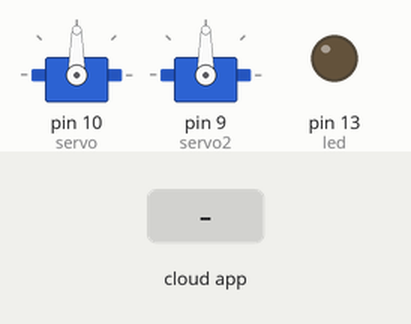
The sketch below on a simulated Arduino Uno, built with avr-gcc and run on an emulated ATmega328P. Shown: 2 × servo, output pins drawn as LEDs (lit = HIGH). The test bench sets the inputs (shaded band). The ROS host is connected and sends only what is stated.

Above: at 1.2 s.
1.3 s: the phone or cloud app sets servo to 0
At 1.8 s:
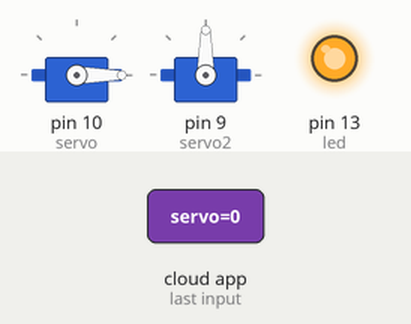
2.8 s: the phone or cloud app sets servo2 to 0
At 4.0 s:
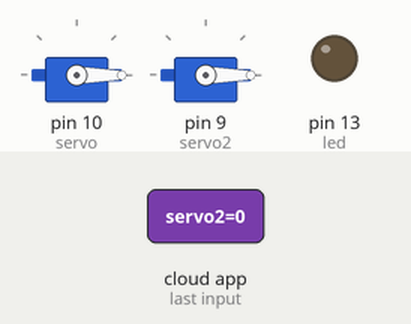
4.3 s: the phone or cloud app sets servo to 45
At 5.3 s:
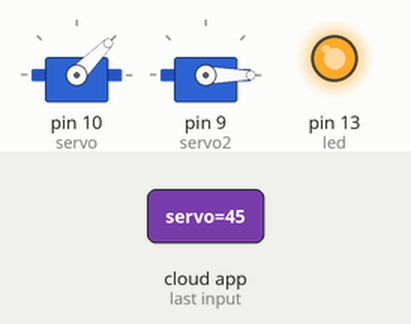
5.8 s: the phone or cloud app sets servo2 to 45
At 6.5 s:
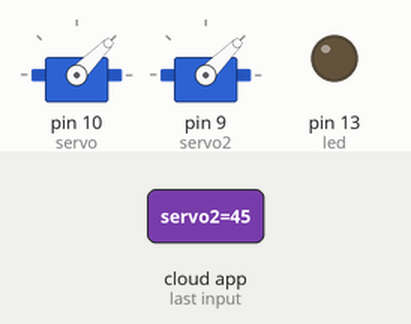
7.3 s: the phone or cloud app sets servo to 90
At 7.6 s:
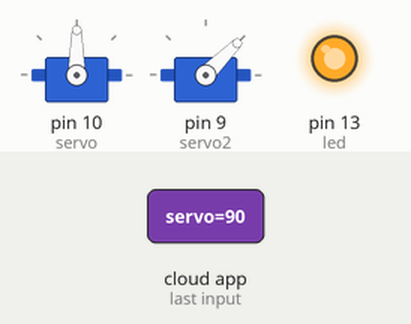
8.8 s: the phone or cloud app sets servo2 to 180
At 9.9 s:
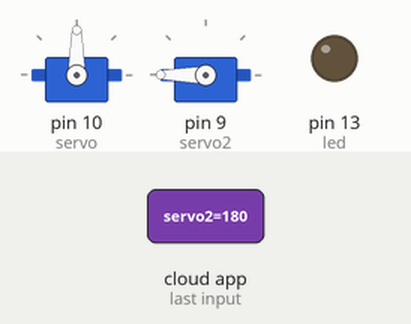
Timing chart, 0 to 11.3 s (numbered marks = the images above; inputs shaded):
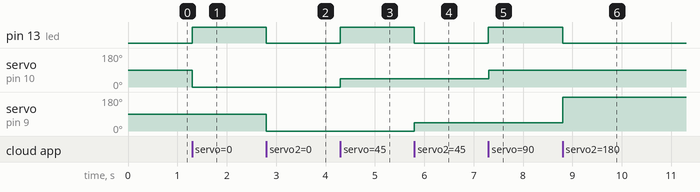

The sketch:

ServoControlRos.ino
```cpp
/*
 * rosserial Servo Control Example
 *
 * This sketch demonstrates the control of hobby R/C servos
 * using ROS and the arduiono
 *
 * For the full tutorial write up, visit
 * www.ros.org/wiki/rosserial_arduino_demos
 *
 * For more information on the Arduino Servo Library
 * Checkout :
 * http://www.arduino.cc/en/Reference/Servo
 */

#if (ARDUINO >= 100)
 #include <Arduino.h>
#else
 #include <WProgram.h>
#endif

#include <Servo.h>
#include <ros.h>
#include <std_msgs/UInt16.h>

ros::NodeHandle  nh;

Servo servo;
Servo servo2;

void servo_cb( const std_msgs::UInt16& cmd_msg){
  servo.write(cmd_msg.data); //set servo angle, should be from 0-180
  digitalWrite(13, HIGH-digitalRead(13));  //toggle led
}

void servo_cb2( const std_msgs::UInt16& cmd_msg){
  servo2.write(cmd_msg.data); //set servo angle, should be from 0-180
  digitalWrite(13, HIGH-digitalRead(13));  //toggle led
}


ros::Subscriber<std_msgs::UInt16> sub("servo", servo_cb);
ros::Subscriber<std_msgs::UInt16> sub2("servo2", servo_cb2);

void setup(){
  pinMode(13, OUTPUT);

  nh.initNode();
  nh.subscribe(sub);
  nh.subscribe(sub2);


  servo.attach(10); //attach it to pin 9
  servo2.attach(9); //attach it to pin 9

}

void loop(){
  nh.spinOnce();
  delay(1);
}
```

Measured:
- after the input at 1.3 s, pin 13 (led): LOW → HIGH at once; servo on pin 10 (servo): 90° → 0° at once
- after the input at 2.8 s, pin 13 (led): HIGH → LOW at once; servo on pin 9 (servo2): 90° → 0° at once
- after the input at 4.3 s, pin 13 (led): LOW → HIGH at once; servo on pin 10 (servo): 0° → 45° at once
- after the input at 5.8 s, pin 13 (led): HIGH → LOW at once; servo on pin 9 (servo2): 0° → 45° at once
- after the input at 7.3 s, pin 13 (led): LOW → HIGH at once; servo on pin 10 (servo): 45° → 90° at once
- after the input at 8.8 s, pin 13 (led): HIGH → LOW at once; servo on pin 9 (servo2): 45° → 180° at once
